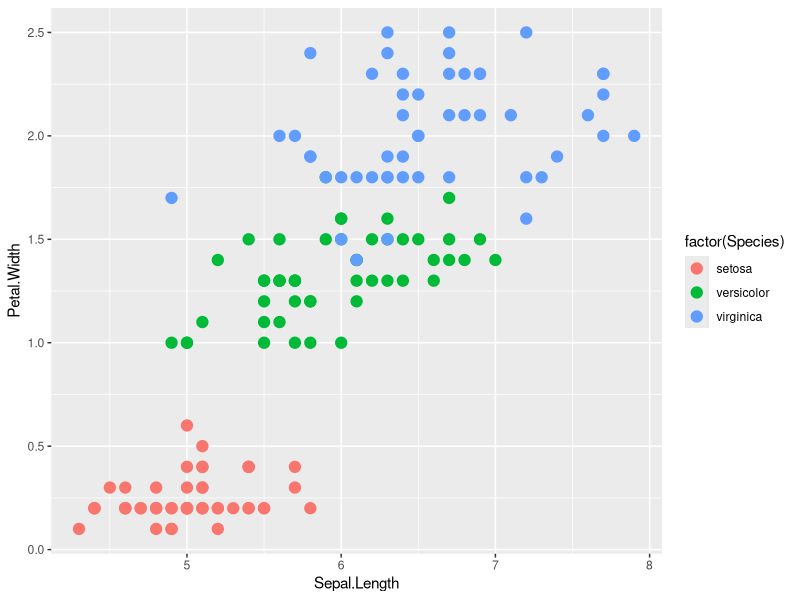

This figure's R source:
# set the working directory in program
# or set the current directory as working directory in R Studio:
# Session-> Set As working directory->To File Pane Location
working_dir = getwd()
print(working_dir)

tryCatch(
  expr = {
    current_dir = "./5_Plotting"
    setwd(current_dir)
  },
  error = function(e){ 
  }
)

# import library
library(ggplot2)

# predefined dataset
iris.df = iris

# print the head of the iris dataset
print(head(iris.df))

# scatter plot using ggplot
png(filename = "scatterplot2.png", width = 800, height = 800)
print(ggplot(data = iris.df, aes(x=Sepal.Length, y = Petal.Width, col=factor(Species)))
      + geom_point(size=3.5))
dev.off()

cat("graph saved!")